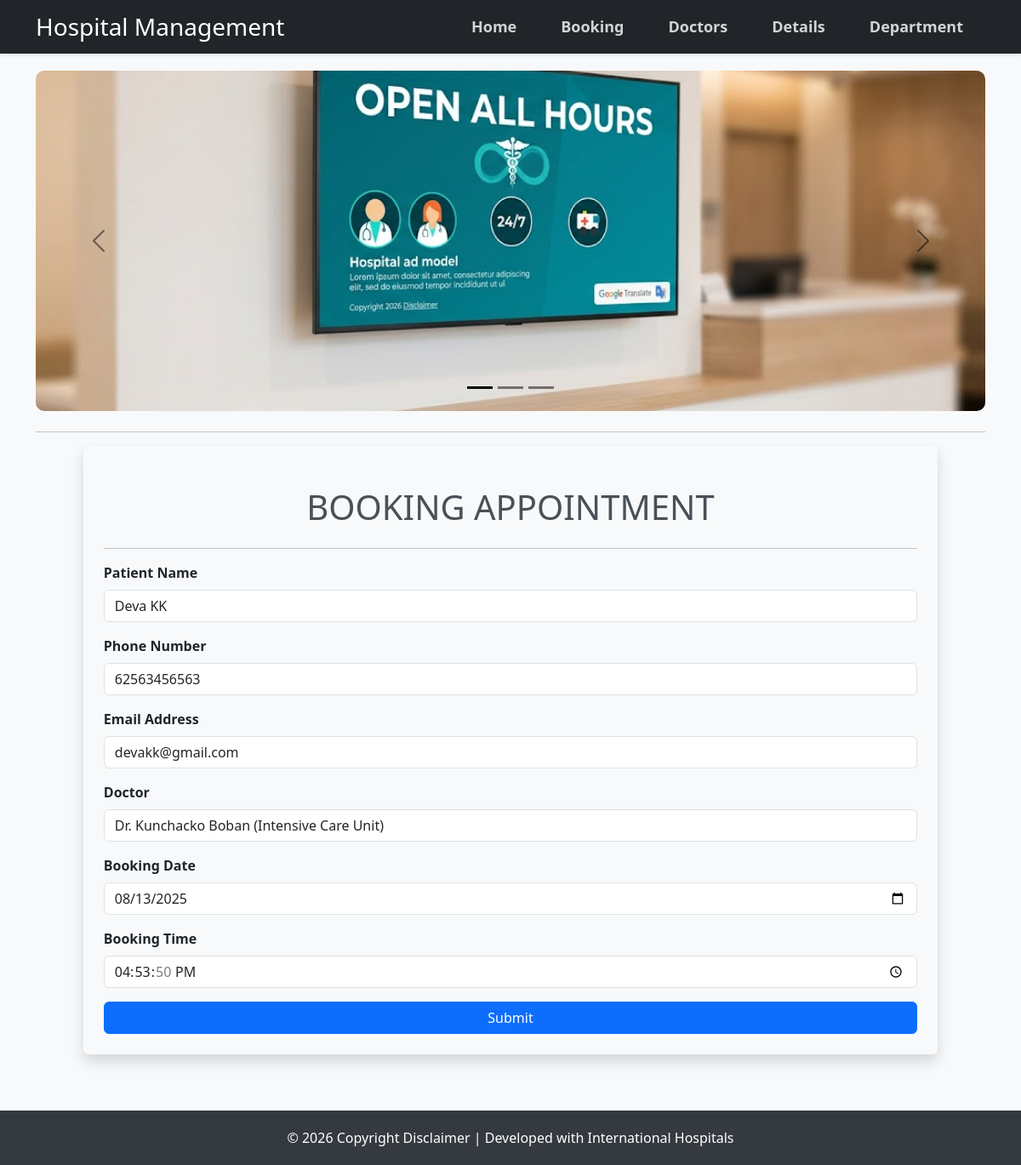
The app's page /booking/edit/1/ with its own data.
### app/models.py (models this page shows, shortened)
class Booking(models.Model):
    p_name= models.CharField(max_length=100)
    p_phone= models.CharField(max_length=20)
    p_email= models.EmailField()
    pd_name= models.ForeignKey(Members, on_delete=models.CASCADE)
    b_date= models.DateField()
    b_time= models.TimeField(null=True, blank=True)
    on_b=models.DateField(auto_now_add=True)
    on_t=models.TimeField(auto_now_add=True ,null=True, blank=True)

### app/views.py (the view)
# urls.py: path('booking/edit/<int:booking_id>/',views.booking_edit,name='booking_edit')
def booking_edit(request, booking_id):
    booking_instance = get_object_or_404(Booking,id=booking_id)
    if request.POST:
        form = BookingForm(request.POST, instance=booking_instance)
        if form.is_valid():
            form.save()
            return redirect('booking_detail', booking_id=booking_instance.id)
    else:
        form = BookingForm(instance=booking_instance)
    return render(request, 'booking.html', {'form': form})

### app/form.py
class BookingForm(forms.ModelForm):
    class Meta:
        model = Booking
        fields = '__all__' #['name', 'email', 'phone', 'date', 'time']
        widgets = {
            'b_date': DateInput(),
            'b_time': TimeInput(),
        }
        labels = {
            'p_name': 'Patient Name',
            'b_date': 'Booking Date',
            'p_phone': 'Phone Number',
            'p_email': 'Email Address',
            'pd_name': 'Doctor',
            'b_time': 'Booking Time'
        }

### app/models.py (called while the page is built)
    def __str__(self):
        return 'Dr. ' + self.m_name + ' (' + self.m_department.d_name + ')'

### templates/booking.html (shortened to what this page needs)
{% extends 'base.html'%}
{% load widget_tweaks %}
{% block content %}
    <hr>
    <form method="post" action="" class="container p-4 bg-light rounded shadow" style="width: 90%;">
        <h1 class="text-center my-4 mx-5 fs-1 text-light-emphasis mb-4">BOOKING APPOINTMENT</h1>
        <hr>
        {% for field in form %}
            <div class="mb-3">
            <label class="form-label fw-semibold">{{ field.label }}</label>
            {% render_field field class="form-control" %}
            </div>
        {% endfor %}
        <button class="btn btn-primary w-100">Submit</button>
    </form>
</div>
{% endblock %}

### templates/base.html (style rules this page uses)
body { background-color: #f8f9fa; }

### records on screen
Booking: p_name "Deva KK" "62563456563" "devakk@gmail.com" "Dr. Kunchacko Boban (Intensive Care Unit)" "08/13/2025" "16:53:50"

### other values on screen
{{ field.label }} "Patient Name" "Phone Number" "Email Address" "Doctor" "Booking Date" "Booking Time"
